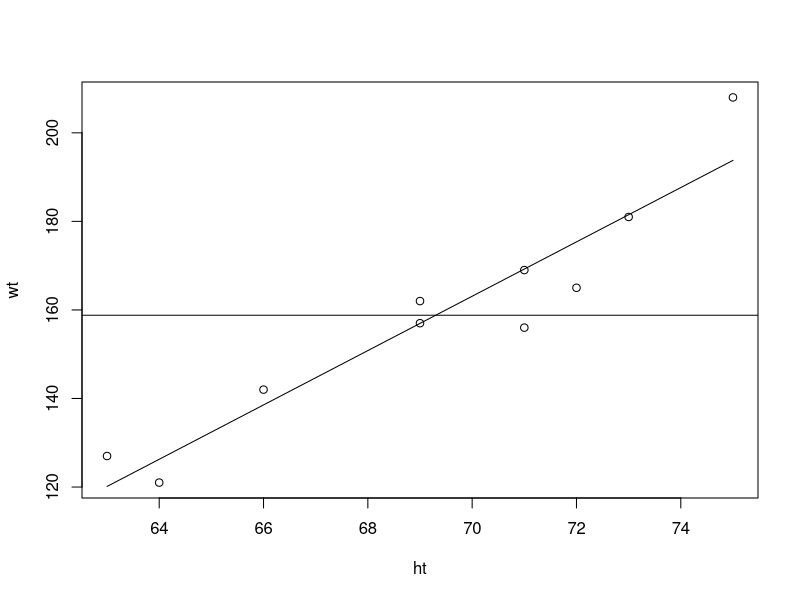
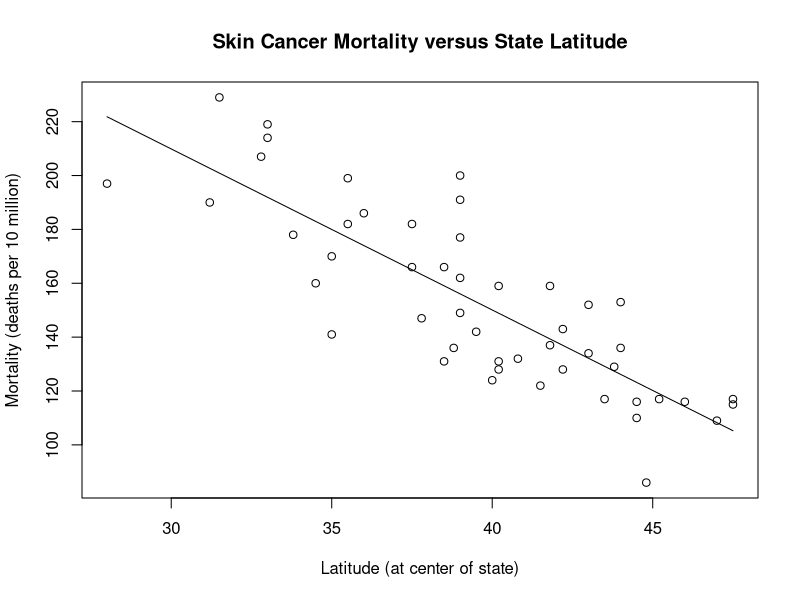
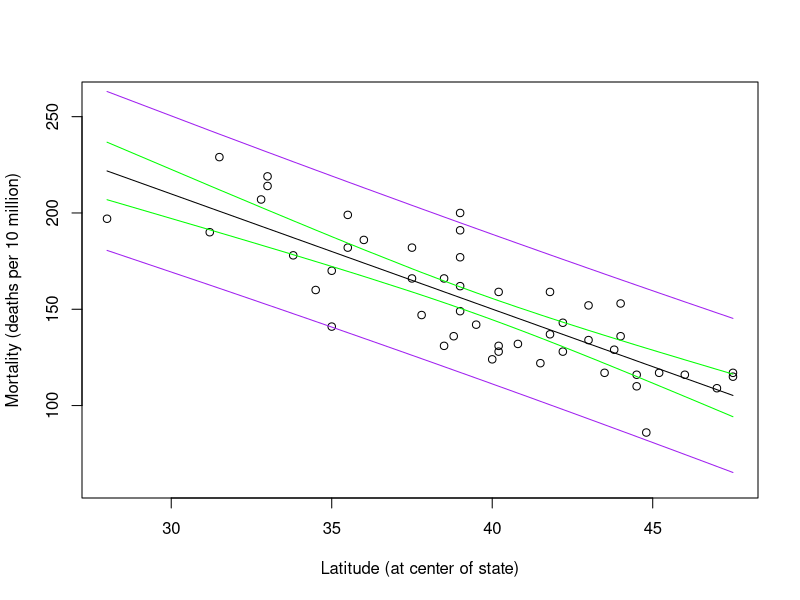
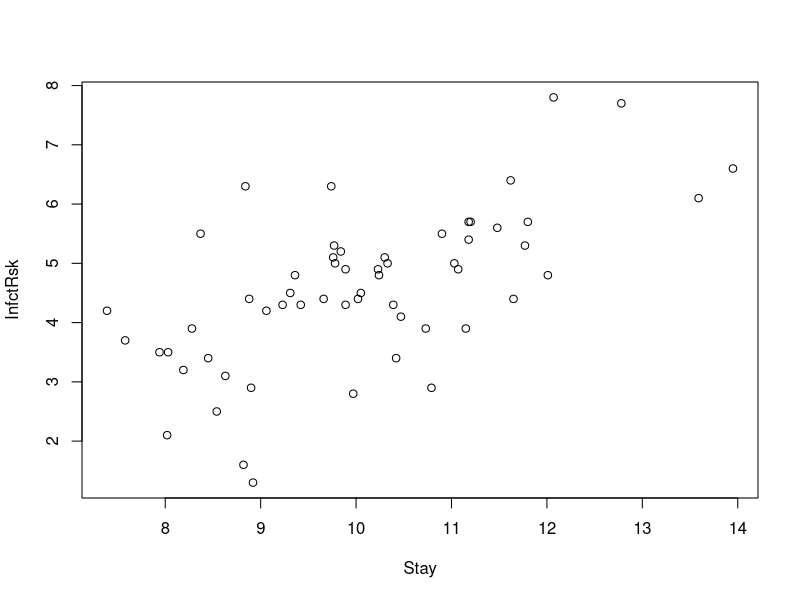
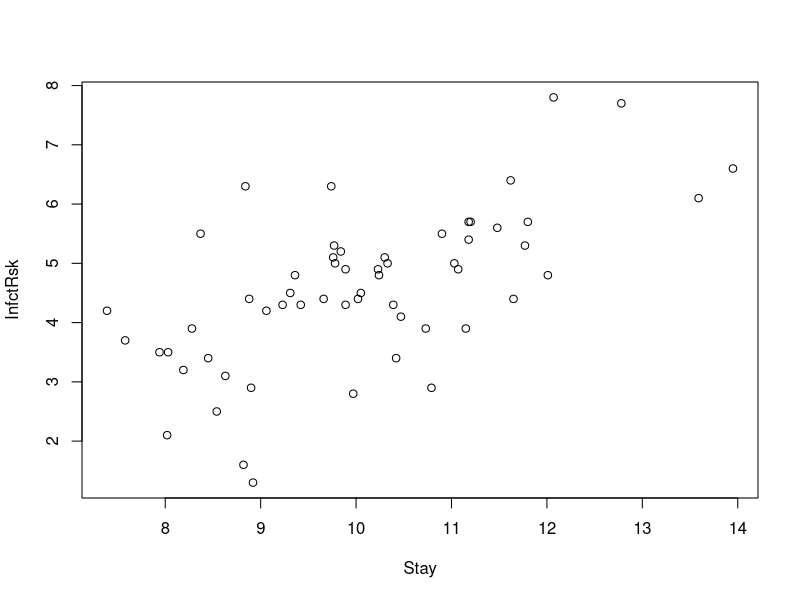
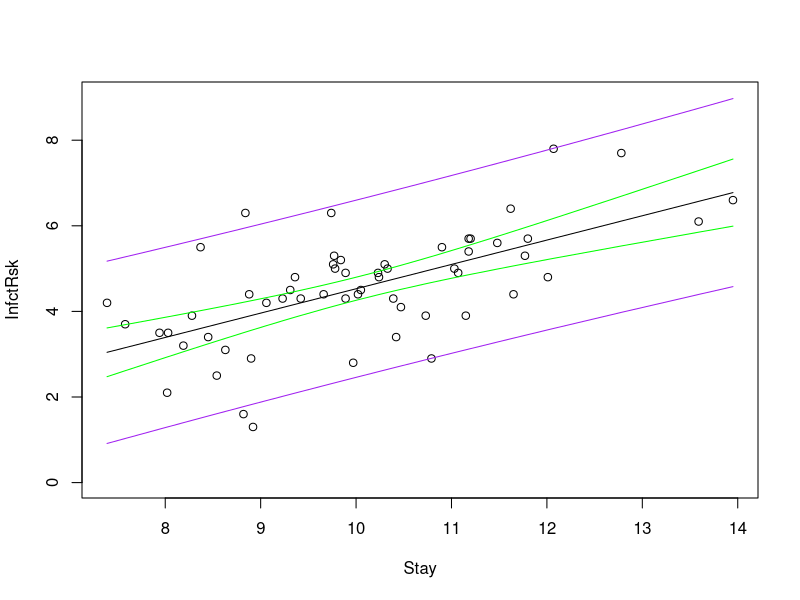

The R script that drew these images, in order:
## ---- chunk 1
knitr::opts_chunk$set(echo = TRUE)
## ---- chunk 2
heightweight <- read.table("./Data/student_height_weight.txt", header=T)
attach(heightweight)
 
model <- lm(wt ~ ht)
plot(x=ht, y=wt,
     panel.last = c(lines(sort(ht), fitted(model)[order(ht)]),
                    abline(h=mean(wt))))
mean(wt) # 158.8
predict(model, newdata=data.frame(ht=64)) # 126.2708
 
detach(heightweight)
## ---- chunk 3
skincancer <- read.table("./Data/skincancer.txt", header=T)
attach(skincancer)
 
model <- lm(Mort ~ Lat)
plot(x=Lat, y=Mort,
     xlab="Latitude (at center of state)", ylab="Mortality (deaths per 10 million)",
     main="Skin Cancer Mortality versus State Latitude",
     panel.last = lines(sort(Lat), fitted(model)[order(Lat)]))
 
predict(model, interval="confidence", se.fit=T,
        newdata=data.frame(Lat=c(40, 28)))
# $fit
#        fit      lwr      upr
# 1 150.0839 144.5617 155.6061
# 2 221.8156 206.8855 236.7456
# 
# $se.fit
# 1        2 
# 2.745000 7.421459 
 
mean(Lat) # 39.53265
 
predict(model, interval="prediction",
        newdata=data.frame(Lat=40))
#        fit     lwr      upr
# 1 150.0839 111.235 188.9329
 
plot(x=Lat, y=Mort,
     xlab="Latitude (at center of state)", ylab="Mortality (deaths per 10 million)",
     ylim=c(60, 260),
     panel.last = c(lines(sort(Lat), fitted(model)[order(Lat)]),
                    lines(sort(Lat), 
                          predict(model, 
                                  interval="confidence")[order(Lat), 2], col="green"),
                    lines(sort(Lat), 
                          predict(model, 
                                  interval="confidence")[order(Lat), 3], col="green"),
                    lines(sort(Lat), 
                          predict(model, 
                                  interval="prediction")[order(Lat), 2], col="purple"),
                    lines(sort(Lat), 
                          predict(model, 
                                  interval="prediction")[order(Lat), 3], col="purple")))
 
detach(skincancer)
## ---- chunk 4
infectionrisk <- read.table("./Data/infectionrisk.txt", header=T)
infectionrisk <- infectionrisk[infectionrisk$Region==1 | infectionrisk$Region==2, ]
attach(infectionrisk)
plot(x=Stay, y=InfctRsk)
detach(infectionrisk)
infectionrisk <- infectionrisk[infectionrisk$Stay<16, ]
attach(infectionrisk)
plot(x=Stay, y=InfctRsk)
 
model <- lm(InfctRsk ~ Stay)
 
predict(model, interval="confidence",
        newdata=data.frame(Stay=10))
#        fit      lwr      upr
# 1 4.528846 4.259205 4.798486
 
predict(model, interval="prediction",
        newdata=data.frame(Stay=10))
#        fit     lwr      upr
# 1 4.528846 2.45891 6.598781
 
plot(x=Stay, y=InfctRsk,
     ylim=c(0, 9),
     panel.last = c(lines(sort(Stay), fitted(model)[order(Stay)]),
                    lines(sort(Stay), 
                          predict(model, 
                                  interval="confidence")[order(Stay), 2], col="green"),
                    lines(sort(Stay), 
                          predict(model, 
                                  interval="confidence")[order(Stay), 3], col="green"),
                    lines(sort(Stay), 
                          predict(model, 
                                  interval="prediction")[order(Stay), 2], col="purple"),
                    lines(sort(Stay), 
                          predict(model, 
                                  interval="prediction")[order(Stay), 3], col="purple")))
 
detach(infectionrisk)
